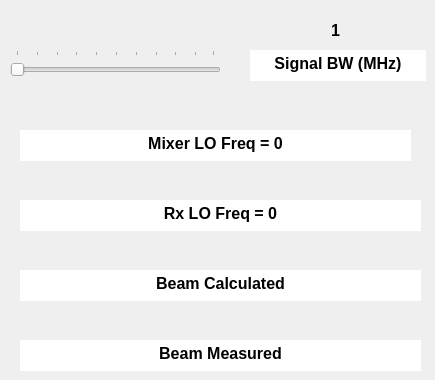
    <widget class="QWidget" name="BW">
     <attribute name="title">
      <string>BW</string>
     </attribute>
     <widget class="QSlider" name="signalBW_slider">
      <property name="geometry">
       <rect>
        <x>10</x>
        <y>50</y>
        <width>211</width>
        <height>31</height>
       </rect>
      </property>
      <property name="minimumSize">
       <size>
        <width>211</width>
        <height>31</height>
       </size>
      </property>
      <property name="maximumSize">
       <size>
        <width>211</width>
        <height>31</height>
       </size>
      </property>
      <property name="layoutDirection">
       <enum>Qt::LeftToRight</enum>
      </property>
      <property name="minimum">
       <number>1</number>
      </property>
      <property name="maximum">
       <number>100</number>
      </property>
      <property name="singleStep">
       <number>1</number>
      </property>
      <property name="pageStep">
       <number>10</number>
      </property>
      <property name="value">
       <number>1</number>
      </property>
      <property name="sliderPosition">
       <number>1</number>
      </property>
      <property name="orientation">
       <enum>Qt::Horizontal</enum>
      </property>
      <property name="tickPosition">
       <enum>QSlider::TicksAbove</enum>
      </property>
      <property name="tickInterval">
       <number>0</number>
      </property>
     </widget>
     <widget class="QTextEdit" name="signalBW_label">
      <property name="geometry">
       <rect>
        <x>250</x>
        <y>50</y>
        <width>176</width>
        <height>31</height>
       </rect>
      </property>
      <property name="minimumSize">
       <size>
        <width>176</width>
        <height>31</height>
       </size>
      </property>
      <property name="maximumSize">
       <size>
        <width>176</width>
        <height>31</height>
       </size>
      </property>
      <property name="font">
       <font>
        <pointsize>12</pointsize>
        <weight>75</weight>
        <bold>true</bold>
       </font>
      </property>
      <property name="frameShape">
       <enum>QFrame::NoFrame</enum>
      </property>
      <property name="html">
       <string>&lt;!DOCTYPE HTML PUBLIC &quot;-//W3C//DTD HTML 4.0//EN&quot; &quot;http://www.w3.org/TR/REC-html40/strict.dtd&quot;&gt;
&lt;html&gt;&lt;head&gt;&lt;meta name=&quot;qrichtext&quot; content=&quot;1&quot; /&gt;&lt;style type=&quot;text/css&quot;&gt;
p, li { white-space: pre-wrap; }
&lt;/style&gt;&lt;/head&gt;&lt;body style=&quot; font-family:'MS Shell Dlg 2'; font-size:12pt; font-weight:600; font-style:normal;&quot;&gt;
&lt;p align=&quot;center&quot; style=&quot; margin-top:0px; margin-bottom:0px; margin-left:0px; margin-right:0px; -qt-block-indent:0; text-indent:0px;&quot;&gt;Signal BW (MHz)&lt;/p&gt;&lt;/body&gt;&lt;/html&gt;</string>
      </property>
     </widget>
     <widget class="QLabel" name="signalBW_val">
      <property name="geometry">
       <rect>
        <x>300</x>
        <y>20</y>
        <width>71</width>
        <height>21</height>
       </rect>
      </property>
      <property name="minimumSize">
       <size>
        <width>71</width>
        <height>21</height>
       </size>
      </property>
      <property name="maximumSize">
       <size>
        <width>71</width>
        <height>21</height>
       </size>
      </property>
      <property name="font">
       <font>
        <pointsize>12</pointsize>
        <weight>75</weight>
        <bold>true</bold>
       </font>
      </property>
      <property name="layoutDirection">
       <enum>Qt::LeftToRight</enum>
      </property>
      <property name="frameShape">
       <enum>QFrame::NoFrame</enum>
      </property>
      <property name="frameShadow">
       <enum>QFrame::Plain</enum>
      </property>
      <property name="lineWidth">
       <number>1</number>
      </property>
      <property name="text">
       <string>1</string>
      </property>
      <property name="alignment">
       <set>Qt::AlignCenter</set>
      </property>
     </widget>
     <widget class="QTextEdit" name="mixerfreq_val">
      <property name="geometry">
       <rect>
        <x>20</x>
        <y>130</y>
        <width>391</width>
        <height>31</height>
       </rect>
      </property>
      <property name="font">
       <font>
        <pointsize>12</pointsize>
        <weight>75</weight>
        <bold>true</bold>
       </font>
      </property>
      <property name="frameShape">
       <enum>QFrame::NoFrame</enum>
      </property>
      <property name="html">
       <string>&lt;!DOCTYPE HTML PUBLIC &quot;-//W3C//DTD HTML 4.0//EN&quot; &quot;http://www.w3.org/TR/REC-html40/strict.dtd&quot;&gt;
&lt;html&gt;&lt;head&gt;&lt;meta name=&quot;qrichtext&quot; content=&quot;1&quot; /&gt;&lt;style type=&quot;text/css&quot;&gt;
p, li { white-space: pre-wrap; }
&lt;/style&gt;&lt;/head&gt;&lt;body style=&quot; font-family:'MS Shell Dlg 2'; font-size:12pt; font-weight:600; font-style:normal;&quot;&gt;
&lt;p align=&quot;center&quot; style=&quot; margin-top:0px; margin-bottom:0px; margin-left:0px; margin-right:0px; -qt-block-indent:0; text-indent:0px;&quot;&gt;Mixer LO Freq = 0&lt;/p&gt;&lt;/body&gt;&lt;/html&gt;</string>
      </property>
     </widget>
     <widget class="QTextEdit" name="rxfreq_val">
      <property name="geometry">
       <rect>
        <x>20</x>
        <y>200</y>
        <width>401</width>
        <height>31</height>
       </rect>
      </property>
      <property name="font">
       <font>
        <pointsize>12</pointsize>
        <weight>75</weight>
        <bold>true</bold>
       </font>
      </property>
      <property name="frameShape">
       <enum>QFrame::NoFrame</enum>
      </property>
      <property name="html">
       <string>&lt;!DOCTYPE HTML PUBLIC &quot;-//W3C//DTD HTML 4.0//EN&quot; &quot;http://www.w3.org/TR/REC-html40/strict.dtd&quot;&gt;
&lt;html&gt;&lt;head&gt;&lt;meta name=&quot;qrichtext&quot; content=&quot;1&quot; /&gt;&lt;style type=&quot;text/css&quot;&gt;
p, li { white-space: pre-wrap; }
&lt;/style&gt;&lt;/head&gt;&lt;body style=&quot; font-family:'MS Shell Dlg 2'; font-size:12pt; font-weight:600; font-style:normal;&quot;&gt;
&lt;p align=&quot;center&quot; style=&quot; margin-top:0px; margin-bottom:0px; margin-left:0px; margin-right:0px; -qt-block-indent:0; text-indent:0px;&quot;&gt;Rx LO Freq = 0&lt;/p&gt;&lt;/body&gt;&lt;/html&gt;</string>
      </property>
     </widget>
     <widget class="QTextEdit" name="beam_cal_val">
      <property name="geometry">
       <rect>
        <x>20</x>
        <y>270</y>
        <width>401</width>
        <height>31</height>
       </rect>
      </property>
      <property name="font">
       <font>
        <pointsize>12</pointsize>
        <weight>75</weight>
        <bold>true</bold>
       </font>
      </property>
      <property name="frameShape">
       <enum>QFrame::NoFrame</enum>
      </property>
      <property name="html">
       <string>&lt;!DOCTYPE HTML PUBLIC &quot;-//W3C//DTD HTML 4.0//EN&quot; &quot;http://www.w3.org/TR/REC-html40/strict.dtd&quot;&gt;
&lt;html&gt;&lt;head&gt;&lt;meta name=&quot;qrichtext&quot; content=&quot;1&quot; /&gt;&lt;style type=&quot;text/css&quot;&gt;
p, li { white-space: pre-wrap; }
&lt;/style&gt;&lt;/head&gt;&lt;body style=&quot; font-family:'MS Shell Dlg 2'; font-size:12pt; font-weight:600; font-style:normal;&quot;&gt;
&lt;p align=&quot;center&quot; style=&quot; margin-top:0px; margin-bottom:0px; margin-left:0px; margin-right:0px; -qt-block-indent:0; text-indent:0px;&quot;&gt;Beam Calculated&lt;/p&gt;&lt;/body&gt;&lt;/html&gt;</string>
      </property>
     </widget>
     <widget class="QTextEdit" name="beam_mes_val">
      <property name="geometry">
       <rect>
        <x>20</x>
        <y>340</y>
        <width>401</width>
        <height>31</height>
       </rect>
      </property>
      <property name="font">
       <font>
        <pointsize>12</pointsize>
        <weight>75</weight>
        <bold>true</bold>
       </font>
      </property>
      <property name="frameShape">
       <enum>QFrame::NoFrame</enum>
      </property>
      <property name="html">
       <string>&lt;!DOCTYPE HTML PUBLIC &quot;-//W3C//DTD HTML 4.0//EN&quot; &quot;http://www.w3.org/TR/REC-html40/strict.dtd&quot;&gt;
&lt;html&gt;&lt;head&gt;&lt;meta name=&quot;qrichtext&quot; content=&quot;1&quot; /&gt;&lt;style type=&quot;text/css&quot;&gt;
p, li { white-space: pre-wrap; }
&lt;/style&gt;&lt;/head&gt;&lt;body style=&quot; font-family:'MS Shell Dlg 2'; font-size:12pt; font-weight:600; font-style:normal;&quot;&gt;
&lt;p align=&quot;center&quot; style=&quot; margin-top:0px; margin-bottom:0px; margin-left:0px; margin-right:0px; -qt-block-indent:0; text-indent:0px;&quot;&gt;Beam Measured&lt;/p&gt;&lt;/body&gt;&lt;/html&gt;</string>
      </property>
     </widget>
    </widget>
